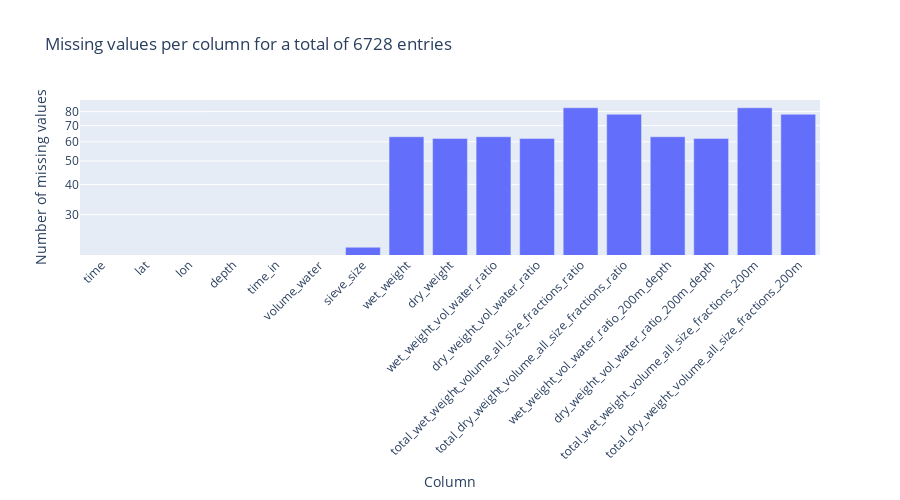

The notebook cell saved with this chart:
### Markdown cell above
## Clean data

---

### Code cell
fig = (
    raw_data.isna()
    .sum()
    .plot(
        kind="bar",
        title=f"Missing values per column for a total of {len(raw_data)} entries",
        labels=dict(
            index="Column",
            value="Number of missing values",
        ),
        # log y-axis
        log_y=True,
    )
)
# Rotate x-axis labels by 45 degrees
fig.update_xaxes(tickangle=-45)
# multiply the figure ratio of height by 2
fig.update_layout(height=500)
# Remove legend
fig.update_layout(showlegend=False)
fig.show()

### Figure 1 — Plotly figure (JSON) as saved in the notebook; plotly's stock layout.template omitted (floating-point values rounded to 4 significant figures)
{"data": [{"alignmentgroup": "True", "hovertemplate": "variable=0<br>Column=%{x}<br>Number of missing values=%{y}<extra></extra>", "legendgroup": "0", "marker": {"color": "#636efa", "pattern": {"shape": ""}}, "name": "0", "offsetgroup": "0", "orientation": "v", "showlegend": true, "textposition": "auto", "type": "bar", "x": ["time", "lat", "lon", "depth", "time_in", "volume_water", "sieve_size", "wet_weight", "dry_weight", "wet_weight_vol_water_ratio", "dry_weight_vol_water_ratio", "total_wet_weight_volume_all_size_fractions_ratio", "total_dry_weight_volume_all_size_fractions_ratio", "wet_weight_vol_water_ratio_200m_depth", "dry_weight_vol_water_ratio_200m_depth", "total_wet_weight_volume_all_size_fractions_200m", "total_dry_weight_volume_all_size_fractions_200m"], "xaxis": "x", "y": [0, 0, 0, 0, 0, 0, 22, 63, 62, 63, 62, 83, 78, 63, 62, 83, 78], "yaxis": "y"}], "layout": {"barmode": "relative", "height": 500, "legend": {"title": {"text": "variable"}, "tracegroupgap": 0}, "showlegend": false, "title": {"text": "Missing values per column for a total of 6728 entries"}, "xaxis": {"anchor": "y", "domain": [0, 1], "tickangle": -45, "title": {"text": "Column"}}, "yaxis": {"anchor": "x", "domain": [0, 1], "title": {"text": "Number of missing values"}, "type": "log"}}}
